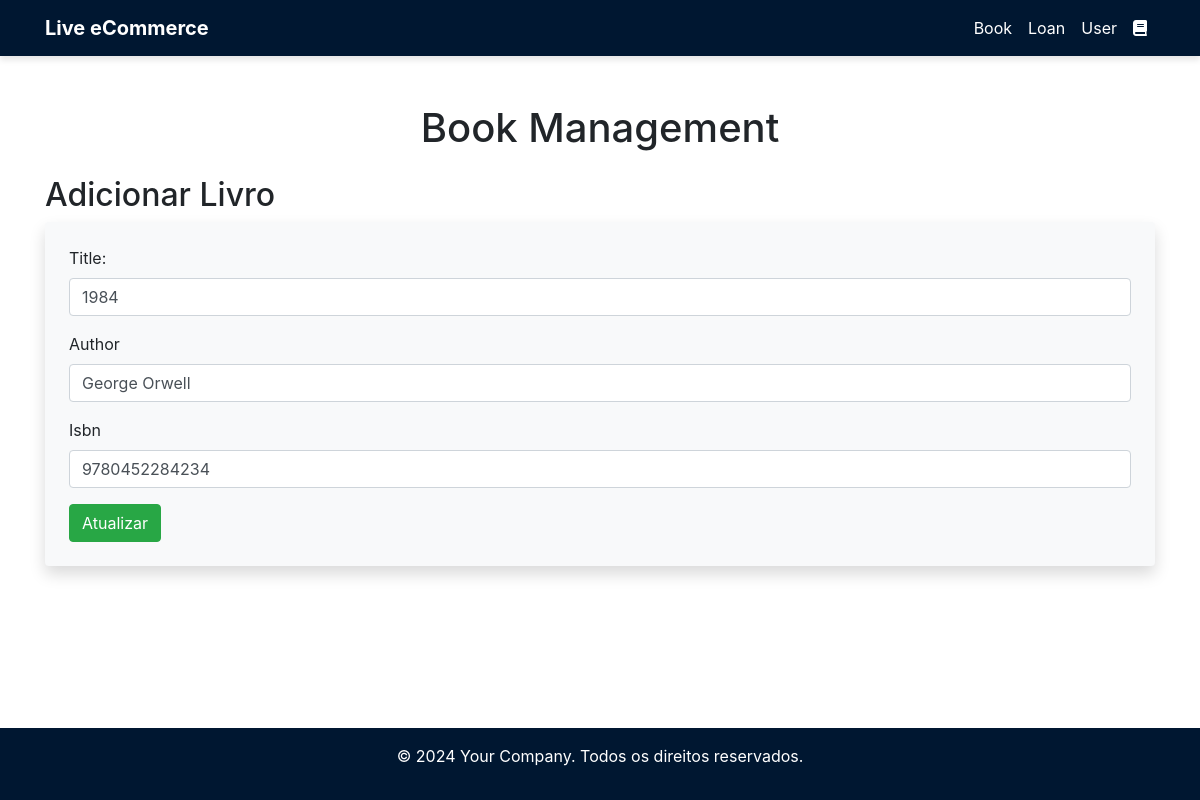
Screenshot of /view/book.php?acao=editar&id=30 with the database file from the repository.
### tables this page shows
CREATE TABLE `books` (
  `id` int NOT NULL AUTO_INCREMENT,
  `title` varchar(255) NOT NULL,
  `author` varchar(255) NOT NULL,
  `isbn` varchar(13) NOT NULL,
  PRIMARY KEY (`id`)
);

### includes/conexao.php (called while the page is built, shortened)
<?php
class Conexao {
    public static $instance;
    public static function getInstance() {
        if (!isset(self::$instance)) {
            self::$instance = new PDO('mysql:host=172.17.0.2;dbname=library', 'root', 'root',
                                        array(PDO::MYSQL_ATTR_INIT_COMMAND => "SET NAMES utf8")
                                    );
            self::$instance->setAttribute(PDO::ATTR_ERRMODE, PDO::ERRMODE_EXCEPTION);
            self::$instance->setAttribute(PDO::ATTR_ORACLE_NULLS, PDO::NULL_EMPTY_STRING);
        }
        return self::$instance;
    }
}
?>

### model/bookModel.php (called while the page is built, shortened)
<?php
require_once __DIR__ . '/../includes/conexao.php';
require_once __DIR__ . '/../object/bookObject.php';
class ModelBook {
  public static $table = 'books';
  public static function buscaid($id) {
    try {
        $sql = "SELECT * FROM ".self::$table." WHERE id = :id";
        $p_sql = Conexao::getInstance()->prepare($sql);
        $p_sql->bindValue(":id", $id);
        $p_sql->execute();
        $result = $p_sql->fetch(PDO::FETCH_ASSOC);
        if ($result) {
            return self::Popular($result);
        } else {
            return null;
        }
    } catch (Exception $e) {
        print "Ocorreu um erro ao tentar executar esta ação, foi gerado um LOG do mesmo, tente novamente mais tarde.";
    }
}
  public static function Popular($row){
    $retorno = new Book;
    $retorno->setId($row['id']);
    $retorno->setTitle($row['title']);
    $retorno->setAuthor($row['author']);
    $retorno->setIsbn($row['isbn']);
    return $retorno;
  }
}

### controller/bookController.php (called while the page is built, shortened)
<?php
require_once __DIR__ . '/../model/bookModel.php';
class ControlBooks{
  public static function BuscaId($id){
    return ModelBook::buscaid($id);
  }
}

### object/bookObject.php (called while the page is built, shortened)
<?php
class Book {
    private $title;
    private $author;
    private $isbn;
    public function getTitle()
    {
      return $this->title;
    }
    public function setTitle($var){
      $this->title = $var;
    }
    public function getAuthor()
    {
      return $this->author;
    }
    public function setAuthor($var)
    {
      $this->author = $var;
    }
    public function getIsbn()
    {
    return $this->isbn;
    }
    public function setIsbn($isbn)
    {
      $this->isbn = $isbn;
    }
}

### view/book.php (the view, shortened to what this page needs)
<?php
require_once 'header.php';
require_once __DIR__ . '/../controller/bookController.php';
require_once __DIR__ . '/../model/bookModel.php';
$controller = new ControlBooks;
$acao = (isset($_GET['acao'])) ? $_GET['acao'] : '';
$id = (isset($_GET['id'])) ? $_GET['id'] : '';
if ($acao=='editar') {
    $editBook = $controller->BuscaId($id);
}
?>
    <div class="container mt-5">
        <h1 class="text-center">Book Management</h1>
        <?php if ($acao == 'novo' || $acao == 'editar') { ?>
            <h2 class="mt-4">Adicionar Livro</h2>
            <form action="book.php" method="POST" class="bg-light p-4 rounded shadow">
                <div class="form-group">
                    <label for="title">Title:</label>
                    <input type="text" id="title" name="title" class="form-control" value= "<?php echo $acao ==='editar' ? $editBook->getTitle() : '' ?>"required >
                </div>
                <div class="form-group">
                    <label for="author">Author</label>
                    <input type="text" id="author" name="author" class="form-control" value= "<?php echo $acao ==='editar' ? $editBook->getAuthor(): '' ?>" required>
                </div>
                <div class="form-group">
                    <label for="isbn">Isbn</label>
                    <input type="text" id="isbn" name="isbn" class="form-control" value= "<?php echo $acao ==='editar' ? $editBook->getIsbn(): ''  ?>" required>
                </div>
                <button type="submit" class="btn btn-success" name= "<?php echo ($acao == 'editar') ? 'BtnAtualizar' : 'BtnAdicionar' ?>"><?php echo ($acao == 'editar') ? 'Atualizar' : 'Adicionar' ?></button>
            </form>
        <?php } ?>
    </div>
</body>
<?php require_once 'footer.php'; ?>

### view/footer.php (style rules this page uses)
html, body { height: 100%; }
body { display: flex; flex-direction: column; }
.container { flex-grow: 1; }

### rows the page displays
books: title "1984", author "George Orwell", isbn "9780452284234"
